Frame 1 (no input): blank canvas, image omitted
Frame 60 (no input): blank canvas, image omitted
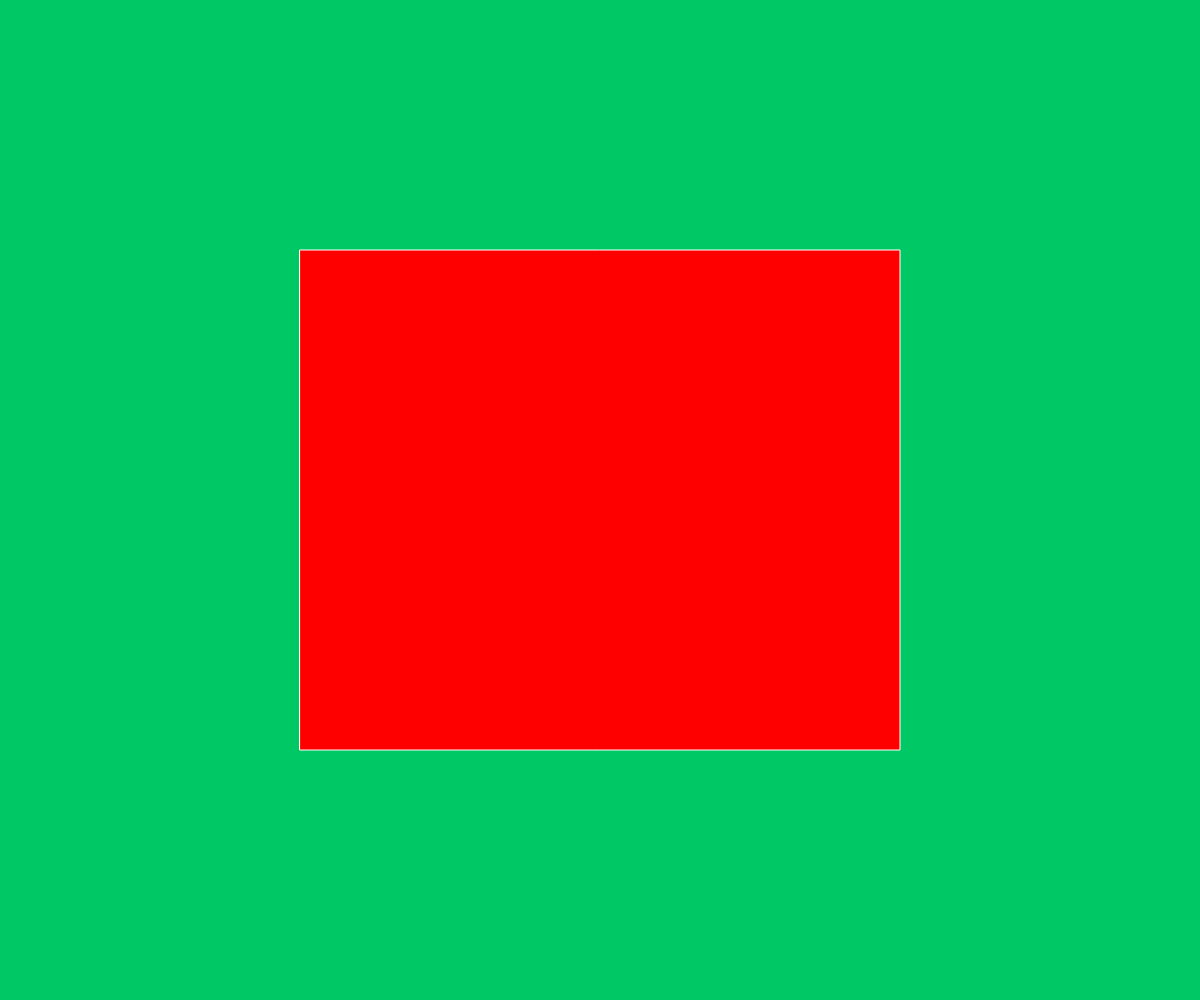
Frame 120 (the mouse pressed at the canvas centre since frame 60)

The p5.js sketch whose frames 1 and 60 were blank and that drew this single picture after the mouse press (run headless with seeded random() and noise() and a simulated clock; from frame 60 on, the mouse is pressed at the canvas centre):

// p5.js sketch
// ── sketch.js
console.log ("hello")

function setup() {
    createCanvas(
        innerWidth, innerHeight
    );
rectMode (CENTER)
}

function draw() {

 background(0, 200, 100);
let red= map(mouseX, 0, width, 0, 255)

fill (
    mouseX, 0, 0)
strokeWeight (1)
    stroke(mouseX, mouseY, 255

    )
rect(mouseX, mouseY, mouseX, mouseY)
//text ("hey", mouseX, mouseY)

}

//an event listener that listens for when the page is resized. If it is do whatever is in the function. 
function windowResized () {
    resizeCanvas (
        innerWidth, innerHeight
    )
}
// ── style.css
canvas {
position: fixed;
top: 0;
left: 0;
z-index: -1;

}
